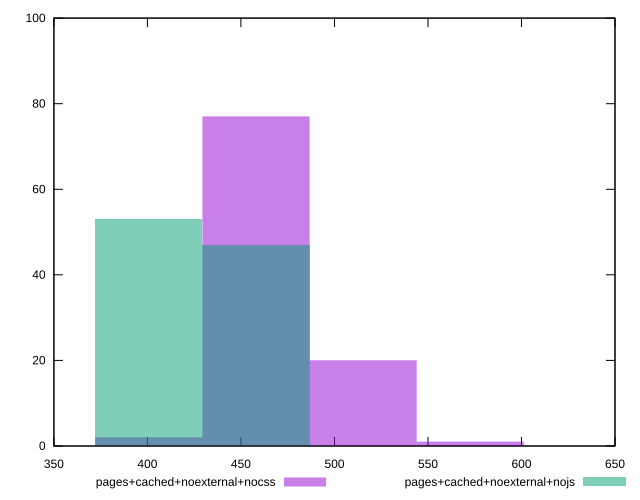

Recreate this plot in gnuplot.
reset
set terminal svg size 640, 500 enhanced background rgb 'white'
set output "reprap/mainthread-work-breakdown/comparison/histogram/9_vs_10.svg"

$pagesCachedNoexternalNocss <<EOF
458.0308065681624 77
515.2846573891827 20
400.7769557471421 2
572.538508210203 1
EOF

$pagesCachedNoexternalNojs <<EOF
458.0308065681624 47
400.7769557471421 53
EOF

set key outside below
set boxwidth 57.2538508210203
set yrange [0:100]
set style fill transparent solid 0.5 noborder

plot \
  $pagesCachedNoexternalNocss title "pages+cached+noexternal+nocss" with boxes, \
  $pagesCachedNoexternalNojs title "pages+cached+noexternal+nojs" with boxes, \


reset
